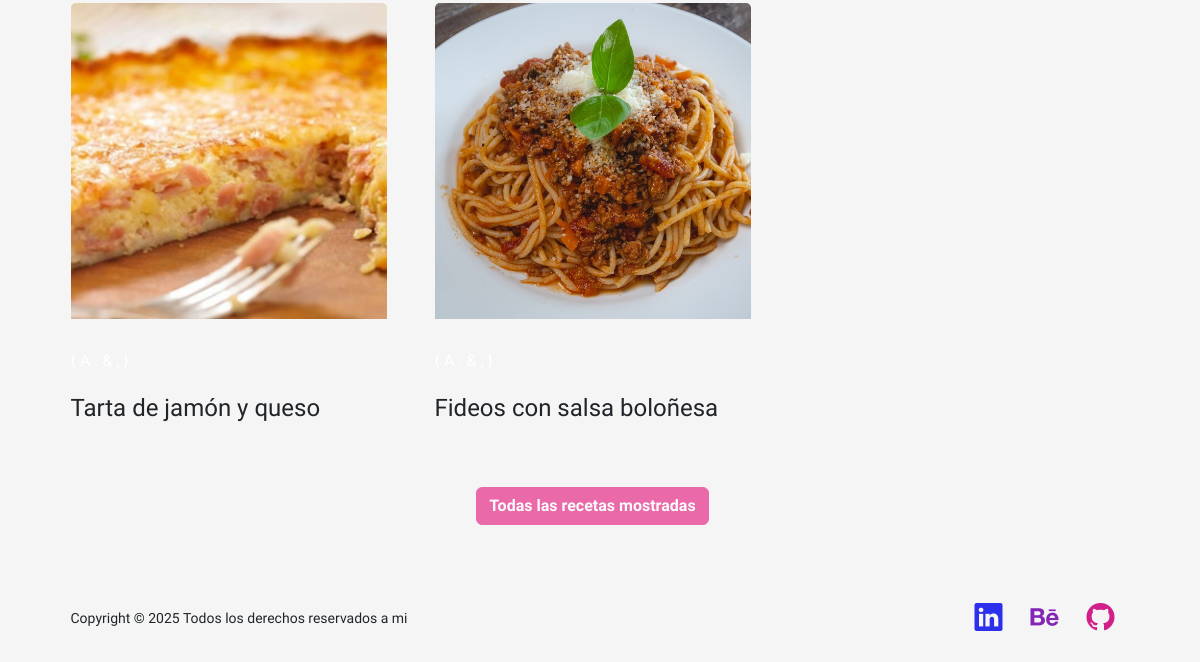
/recetas?limite=12 (lower part), run on an earlier commit of the app's database.
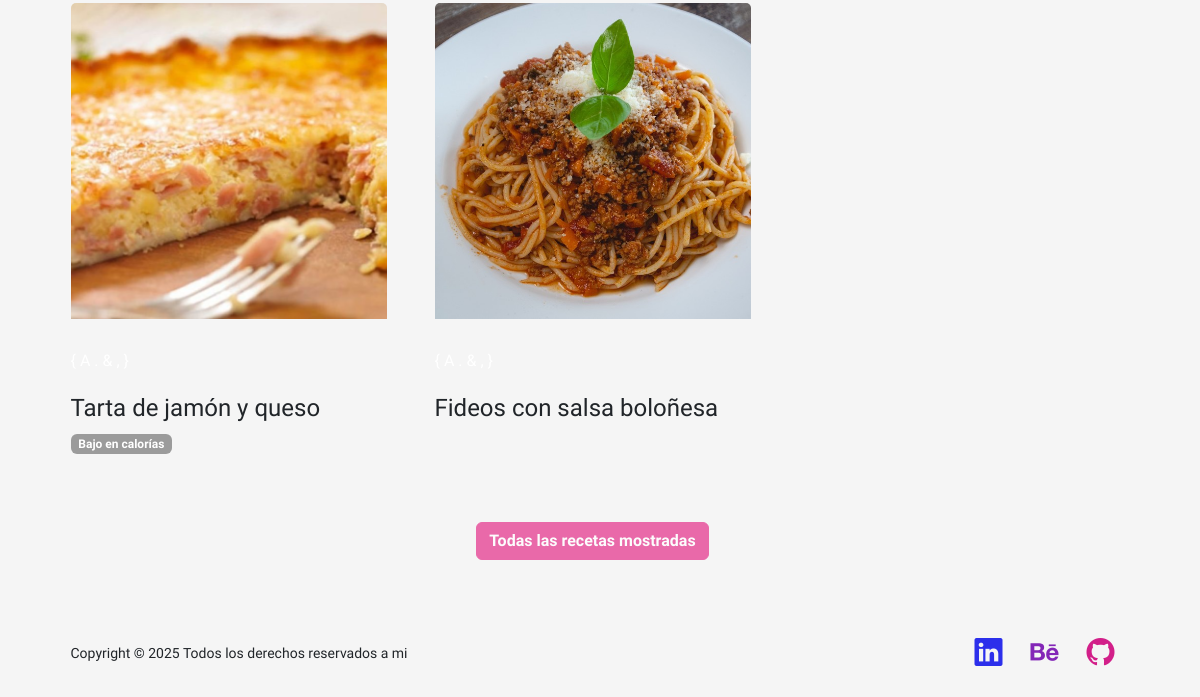
And on a later commit of the database.
### portfolio/models.py (models this page shows, shortened)
class Receta(models.Model):
    titulo = models.CharField(max_length=100)
    foto = models.ImageField(upload_to='recetas/', blank=True, null=True)
    receta = RichTextField()
    categorias = models.ManyToManyField(Categorias, blank=True)

class Categorias(models.Model):
    nombre = models.CharField(max_length=100, unique=True)

### portfolio/views.py (the view)
# urls.py: path('recetas', views.recetas, name='recetas'), # LISTA RECETAS
def recetas(request):
    limite = int(request.GET.get('limite', 6))
    recetas = Receta.objects.order_by('-id')[:limite]
    todas_las_recetas = Receta.objects.count()
    context = {
        'recetas': recetas,
        'mostrar_mas': limite < todas_las_recetas,
        'siguiente_limite': limite + 6
    }
    return render(request, "portfolio/recetas.html", context)

### portfolio/templates/portfolio/recetas.html (shortened to what this page needs)
{%  extends 'portfolio/padre.html' %}
{% load static %}
{% block contenido %}
<link rel="stylesheet" href="https://unpkg.com/bs-brain@2.0.4/components/blogs/blog-5/assets/css/blog-5.css">
<section class="bsb-blog-5 py-3 py-md-5 py-xl-8 flex-grow-1">
    <div class="container px-5 overflow-hidden">
        <div class="row gy-3 gy-md-4 gx-xl-5 gy-xl-5 gx-xxl-8 gy-xxl-8">
            {% for receta in recetas %}
            <div class="col-12 col-lg-4">
                <article>
                    <div class="card border-0 bg-transparent">
                        <figure class="card-img-top mb-3 overflow-hidden bsb-overlay-hover">
                            <a href="{% url 'detalle_receta' receta.pk %}">
                                <div class="ratio ratio-1x1">
                                    {% if receta.foto %}
                                        <img class="img-fluid bsb-scale" loading="lazy" src="{{ receta.foto.url }}" alt="{{ receta.titulo }}" style="object-fit: cover">
                                    {% else %}
                                        <img class="img-fluid bsb-scale" loading="lazy" src="{% static 'portfolio/img/imagen_default.jpg' %}" alt="Sin imagen" style="object-fit: cover">
                                    {% endif %}
                                </div>
                            </a>
                            <figcaption>
                                <svg xmlns="http://www.w3.org/2000/svg" width="32" height="32" fill="currentColor" class="bi bi-eye text-white bsb-hover-fadeInLeft" viewBox="0 0 16 16">
                                    <path d="..." />
                                </svg>
                                <h4 class="h6 text-white bsb-hover-fadeInRight mt-0">{ A . & , }</h4>
                            </figcaption>
                        </figure>
                        <div class="entry-header mb-3">
                            <h2 class="card-title entry-title h4 m-0">
                                <a class="link-dark text-decoration-none" href="{% url 'detalle_receta' receta.pk %}">{{ receta.titulo }}</a>
                            </h2>
                            {% if receta.categorias.all %}
                                <div class="mt-2">
                                    {% for categoria in receta.categorias.all %}
                                        <span class="badge bg-secondary me-1 mb-1" style="background-color: #9b9b9b !important;">{{ categoria.nombre }}</span>
                                    {% endfor %}
                                </div>
                            {% endif %}
                        </div>
                    </div>
                </article>
            </div>
            {% endfor %}
            </div>
        </div>
<div class="container">
    <div class="row">
        <div class="col text-center">
            {% if mostrar_mas %}
                <a href="?limite={{ siguiente_limite }}#ver-mas" class="btn btn-secondary mt-5 text-white fw-bold" id="ver-mas">
                    Ver más recetas
                </a>
            {% else %}
                <button class="btn btn-secondary mt-5 text-white fw-bold" disabled id="ver-mas">
                    Todas las recetas mostradas
                </button>
            {% endif %}
        </div>
    </div>
</div>
{% endblock %}

### portfolio/templates/portfolio/padre.html (shortened to what this page needs)
<!DOCTYPE html>
<html lang="en">
    <head>
        {% load static %}
        <link rel="stylesheet" href="https://cdn.jsdelivr.net/npm/bootstrap-icons/font/bootstrap-icons.css">
        <link href="{%static 'css/styles.css' %}" rel="stylesheet" />
        <link rel="stylesheet" href="https://cdn.quilljs.com/1.3.6/quill.snow.css">
        <link href="https://cdn.jsdelivr.net/npm/select2@4.1.0-rc.0/dist/css/select2.min.css" rel="stylesheet" />
    </head>
        <body class="d-flex flex-column h-100" style="background: whitesmoke; background-attachment: fixed; min-height: 100vh;">
        <main>
            {% block contenido %}{% endblock %}
        </main>
        <footer class="bg-whitesmoke py-4 mt-auto" style="background: transparent;">
            <div class="container px-5">
                <div class="row align-items-center justify-content-between flex-column flex-sm-row">
                    <div class="col-auto"><div class="small m-0">Copyright &copy; 2025 Todos los derechos reservados a mi</div></div>
                    <div class="col-lg-6 h-100 text-center text-lg-end my-auto">
                        <ul class="list-inline mb-0">
                            <li class="list-inline-item me-4">
                                <a href="https://www.linkedin.com/in/matiaslucewicz/" target="_blank" rel="noopener noreferrer" style="color: #2c2feb"><i class="bi-linkedin fs-3"></i></a>
                            </li>
                            <li class="list-inline-item me-4">
                                <a href="https://www.behance.net/matiasluc" target="_blank" rel="noopener noreferrer" style="color: #8326b7"><i class="bi-behance fs-3"></i></a>
                            </li>
                            <li class="list-inline-item">
                                <a href="https://github.com/matiluc/" target="_blank" rel="noopener noreferrer" style="color: #d21f89"><i class="bi-github fs-3"></i></a>
                            </li>
                        </ul>
                    </div>
                </div>
            </div>
        </footer>
    </body>
</html>

What changed in the data, as far as the page shows it:
changed Receta "Tarta de jamón y queso": gains Categorias (nombre "Bajo en calorías")
